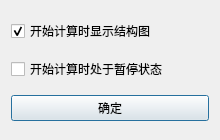
<?xml version="1.0" encoding="UTF-8"?>
<ui version="4.0">
 <class>Dialog_RunOptionsDlg</class>
 <widget class="QDialog" name="Dialog_RunOptionsDlg">
  <property name="windowModality">
   <enum>Qt::ApplicationModal</enum>
  </property>
  <property name="geometry">
   <rect>
    <x>0</x>
    <y>0</y>
    <width>220</width>
    <height>140</height>
   </rect>
  </property>
  <property name="minimumSize">
   <size>
    <width>0</width>
    <height>0</height>
   </size>
  </property>
  <property name="maximumSize">
   <size>
    <width>16777215</width>
    <height>16777215</height>
   </size>
  </property>
  <property name="windowTitle">
   <string>运行选项设置</string>
  </property>
  <layout class="QVBoxLayout" name="verticalLayout">
   <item>
    <layout class="QHBoxLayout" name="horizontalLayout">
     <item>
      <layout class="QVBoxLayout" name="verticalLayout_2">
       <item>
        <spacer name="verticalSpacer_2">
         <property name="orientation">
          <enum>Qt::Vertical</enum>
         </property>
         <property name="sizeHint" stdset="0">
          <size>
           <width>20</width>
           <height>40</height>
          </size>
         </property>
        </spacer>
       </item>
       <item>
        <layout class="QHBoxLayout" name="horizontalLayout_3">
         <item>
          <widget class="QCheckBox" name="checkBox_show_structureChart">
           <property name="text">
            <string>开始计算时显示结构图</string>
           </property>
           <property name="checked">
            <bool>true</bool>
           </property>
          </widget>
         </item>
        </layout>
       </item>
       <item>
        <spacer name="verticalSpacer_3">
         <property name="orientation">
          <enum>Qt::Vertical</enum>
         </property>
         <property name="sizeHint" stdset="0">
          <size>
           <width>20</width>
           <height>40</height>
          </size>
         </property>
        </spacer>
       </item>
       <item>
        <layout class="QHBoxLayout" name="horizontalLayout_4">
         <item>
          <widget class="QCheckBox" name="checkBox_paused_when_start">
           <property name="text">
            <string>开始计算时处于暂停状态</string>
           </property>
          </widget>
         </item>
        </layout>
       </item>
       <item>
        <spacer name="verticalSpacer_4">
         <property name="orientation">
          <enum>Qt::Vertical</enum>
         </property>
         <property name="sizeHint" stdset="0">
          <size>
           <width>20</width>
           <height>40</height>
          </size>
         </property>
        </spacer>
       </item>
       <item>
        <layout class="QHBoxLayout" name="horizontalLayout_7">
         <item>
          <widget class="QPushButton" name="pushButton_ok">
           <property name="text">
            <string>确定</string>
           </property>
          </widget>
         </item>
        </layout>
       </item>
       <item>
        <spacer name="verticalSpacer_6">
         <property name="orientation">
          <enum>Qt::Vertical</enum>
         </property>
         <property name="sizeHint" stdset="0">
          <size>
           <width>20</width>
           <height>40</height>
          </size>
         </property>
        </spacer>
       </item>
      </layout>
     </item>
    </layout>
   </item>
  </layout>
 </widget>
 <resources/>
 <connections/>
</ui>
